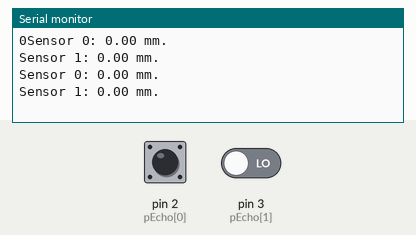
Bench run of a sketch on a simulated Arduino Uno, built with avr-gcc and run on an emulated ATmega328P. Parts: the last lines printed to the serial monitor. The test bench sets the inputs (shaded band); at power-on: pin 2 (pEcho[0]) LOW, pin 3 (pEcho[1]) LOW.

Above: at 1.2 s.
1.3 s: pin 2 (pEcho[0]) driven HIGH
At 1.46 s:
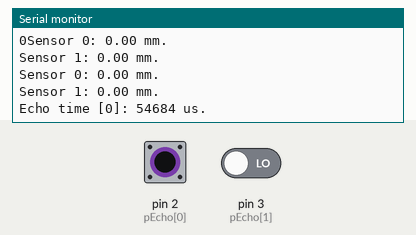
2.8 s: pin 3 (pEcho[1]) driven HIGH
At 3.32 s:
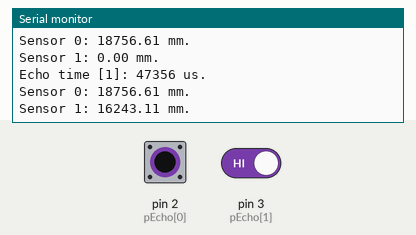
4.3 s: pin 2 (pEcho[0]) pulsed LOW 5 times (0.12 s each, 0.3 s apart)
At 5.88 s:
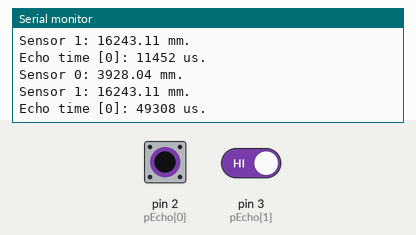
Timing chart, 0 to 7.4 s (numbered marks = the images above; inputs shaded):
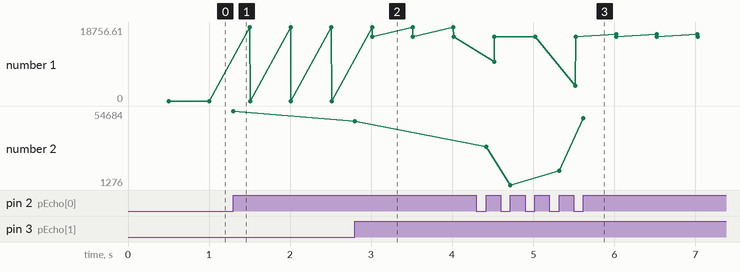

The sketch:

UltrasonicTest_UNO.ino
```cpp
#define NUM_SENSORS 2
#define ULONG_MAX 4294967295

const float MM_PER_US = 0.343;

const int pTrigger[NUM_SENSORS] = {0, 1};
const int pEcho[NUM_SENSORS] = {2, 3};
unsigned long echoTimer[NUM_SENSORS] = {0, 0};
unsigned int echoDuration[NUM_SENSORS] = {0, 0};

enum sensors : int
{
  FL = 0,
  FR = 1
};

unsigned long prevTest = 0;
const int TEST_INTERVAL = 500;

void setup()
{
  Serial.begin(115200);
  Serial.print(FL);
  for (int i = 0; i < NUM_SENSORS; i++)
  {
    pinMode(pTrigger[i], OUTPUT);
    digitalWrite(pTrigger[i], LOW);
    pinMode(pEcho[i], INPUT);
  }
  initSensor<0>(); initSensor<1>();
}

void loop()
{
  if(millis() > prevTest + TEST_INTERVAL)
  {
    Serial.print("Sensor 0: ");  Serial.print(echoDuration[0] * MM_PER_US); Serial.println(" mm.");
    Serial.print("Sensor 1: ");  Serial.print(echoDuration[1] * MM_PER_US); Serial.println(" mm.");

    Trigger(0);
    Trigger(1);
    prevTest = millis();
  }
}

template <int SENSOR_NUM> void initSensor()
{
  attachInterrupt(digitalPinToInterrupt(pEcho[SENSOR_NUM]), GetEchoTime<SENSOR_NUM>, RISING);
}

template <int SENSOR_NUM> void GetEchoTime()
{
  unsigned long currTime = micros();  // get time as close to interrupt as possible
  if (echoTimer[SENSOR_NUM] > currTime) echoDuration[SENSOR_NUM] = (ULONG_MAX - echoTimer[SENSOR_NUM]) + currTime; // if micros() has overflowed
  else echoDuration[SENSOR_NUM] = currTime - echoTimer[SENSOR_NUM];
  Serial.print("Echo time ["); Serial.print(SENSOR_NUM); Serial.print("]: "); Serial.print(echoDuration[SENSOR_NUM]); Serial.println(" us.");
}

void Trigger(int pin)
{
  digitalWrite(pTrigger[pin], HIGH);
  delayMicroseconds(10);
  digitalWrite(pTrigger[pin], LOW);
}
```

Measured:
- after the input at 1.3 s, the serial monitor: prints a new line at once (image 1)
- after the input at 2.8 s, the serial monitor: prints a new line at once (image 2)
- after the input at 4.3 s, the serial monitor: prints a new line after 0.12 s (image 3)
- plotted number 1: 0 → 16243.11 after the input at 2.8 s
- plotted number 2: 54684 → 47356 after the input at 2.8 s, 47356 → 49308 after the input at 4.3 s
